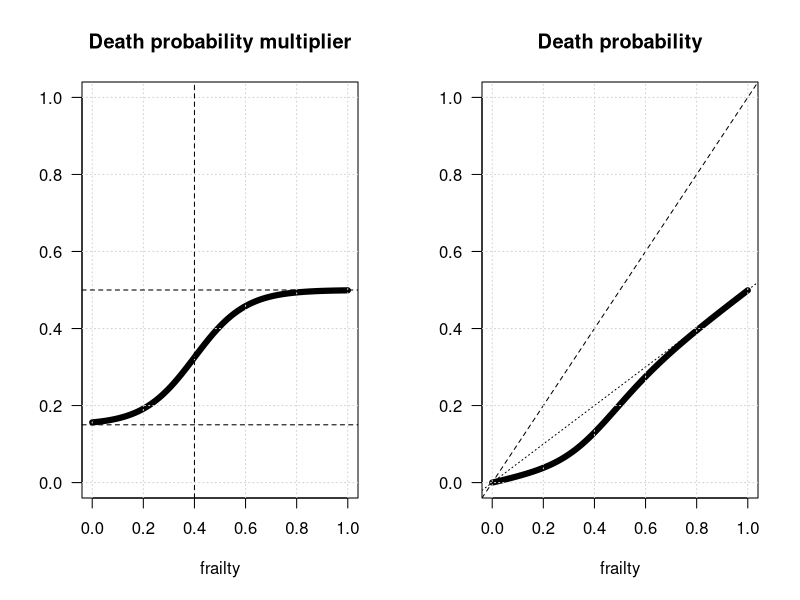

R code for this plot:
###
###  Shape for the probability to die
###

frailty <- seq(0,1,by=0.01)

# Shape parameters:
pmin <- 0.15
pmax <- 0.5
f.cvx <- 0.4
b <- 10

# Death probability:

mult <- pmin + 1/(1+exp(-b*(frailty-f.cvx))) * (pmax-pmin)

p <- mult * frailty

# Plot:
par(mfrow=c(1,2))
plot(x=frailty, y=mult, 
	 main = 'Death probability multiplier',
	 ylab='',
	 typ = 'l',	 lwd = 6, ylim=c(0,1), 
	 las = 1)
grid()
abline(h=c(pmin,pmax), lty =2)
abline(v=f.cvx, lty =2)

plot(x=frailty, y=p, 
	 main = 'Death probability',
	 ylab='',
	 typ = 'l',	 lwd = 6, ylim=c(0,1), 
	 las = 1)
abline(a=0,b=1, lty=2)
abline(a=0,b=pmax, lty=3)
grid()